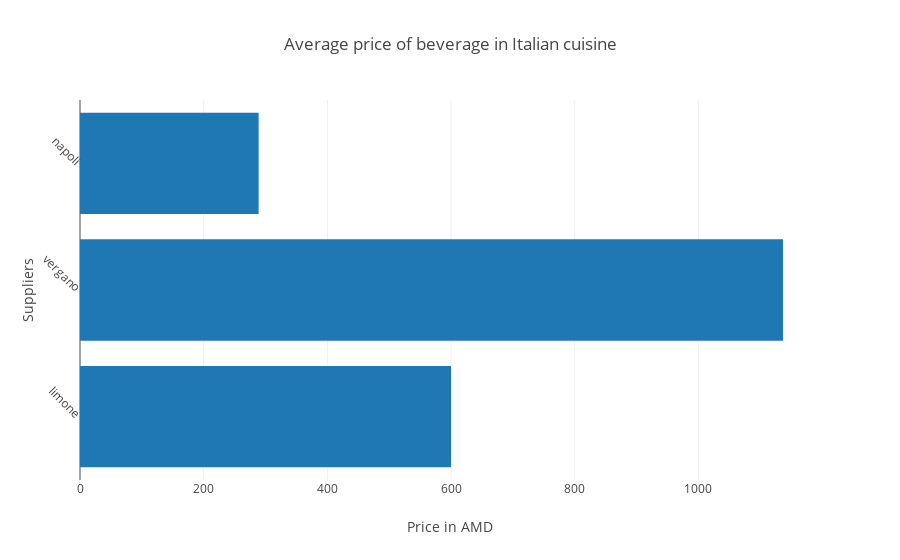

The code cell stored with this chart in its notebook:
### Code cell
trace = go.Bar(x=[avg_italian_limone_beverage,
                  avg_italian_vergnano_beverage,
                  avg_italian_napoli_beverage], y=['limone', 'vergano', 'napoli'], orientation="h")

data = [trace]
layout = go.Layout(
    title=go.layout.Title(
        text='Average price of beverage in Italian cuisine'
    ),
    xaxis=go.layout.XAxis(
        title=go.layout.xaxis.Title(
            text='Price in AMD'
        )
    ),
    yaxis=go.layout.YAxis(
        title=go.layout.yaxis.Title(
            text='Suppliers'
        ),
        tickangle=45
    )
)
figure = dict(data=data,layout=layout)
iplot(figure)

### Figure 1 — Plotly figure (JSON) as saved in the notebook; plotly's stock layout.template omitted (floating-point values rounded to 4 significant figures)
{"data": [{"orientation": "h", "type": "bar", "uid": "50967c24-77b4-4f19-9893-7f9091bbfbea", "x": [600, 1137.0, 288.9], "y": ["limone", "vergano", "napoli"]}], "layout": {"title": {"text": "Average price of beverage in Italian cuisine"}, "xaxis": {"title": {"text": "Price in AMD"}}, "yaxis": {"tickangle": 45, "title": {"text": "Suppliers"}}}}
